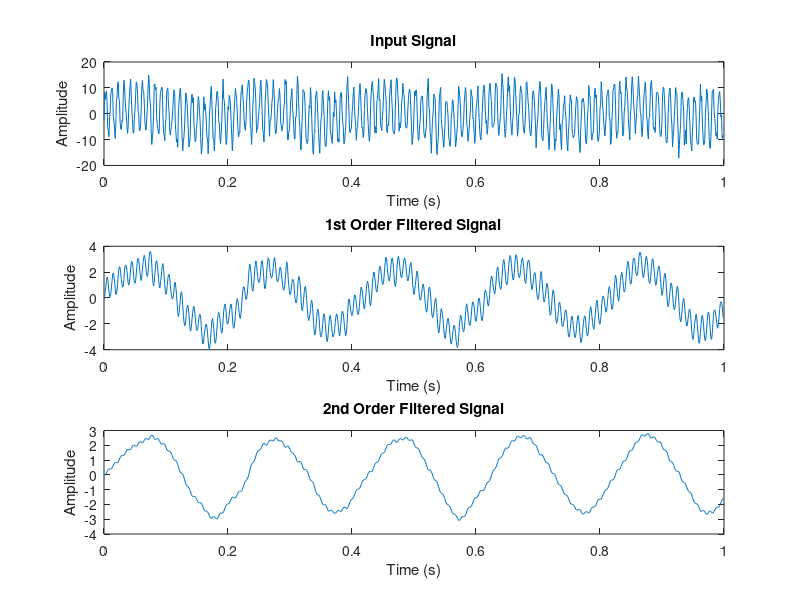
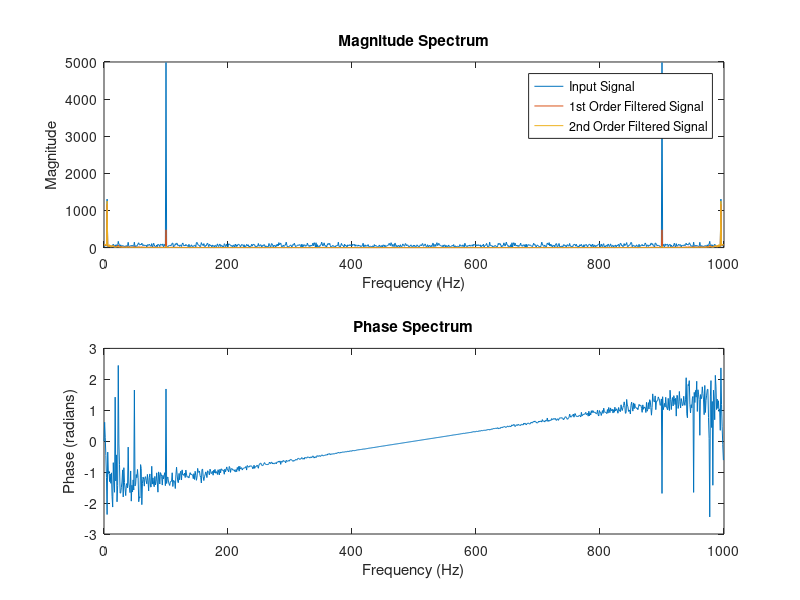

MATLAB code to generate these figures, in order:
clc;clear;close all;

% Define the input signal
N = 1000;
dt = 0.001;
n = 2*randn(1,N); % random signal with zero mean and standard deviation of 2
x = 2.5*sin(2*pi*5*(0:N-1)*dt) + 10*sin(2*pi*100*(0:N-1)*dt) + n;

% Design the two low pass filters
fc = 10; % passband frequency
fs = 1/dt; % sampling frequency
[b1, a1] = butter(1, fc/(fs/2)); % 1st order filter
[b2, a2] = butter(2, fc/(fs/2)); % 2nd order filter

% Filter the input signal
y1 = filter(b1, a1, x); % 1st order filter output
y2 = filter(b2, a2, x); % 2nd order filter output

% Plot the time-domain and frequency-domain results
% Time-domain plots
figure;
subplot(3,1,1);
plot((0:N-1)*dt, x);
title('Input Signal');
xlabel('Time (s)');
ylabel('Amplitude');
subplot(3,1,2);
plot((0:N-1)*dt, y1);
title('1st Order Filtered Signal');
xlabel('Time (s)');
ylabel('Amplitude');
subplot(3,1,3);
plot((0:N-1)*dt, y2);
title('2nd Order Filtered Signal');
xlabel('Time (s)');
ylabel('Amplitude');

% Frequency-domain plots
Y = fft(y2); % FFT of 2nd order filtered signal
f = (0:N-1)*(fs/N); % frequency axis
figure;
subplot(2,1,1);
plot(f, abs(fft(x)));
hold on;
plot(f, abs(fft(y1)));
plot(f, abs(Y));
legend('Input Signal', '1st Order Filtered Signal', '2nd Order Filtered Signal');
title('Magnitude Spectrum');
xlabel('Frequency (Hz)');
ylabel('Magnitude');
subplot(2,1,2);
plot(f, angle(Y));
title('Phase Spectrum');
xlabel('Frequency (Hz)');
ylabel('Phase (radians)');
